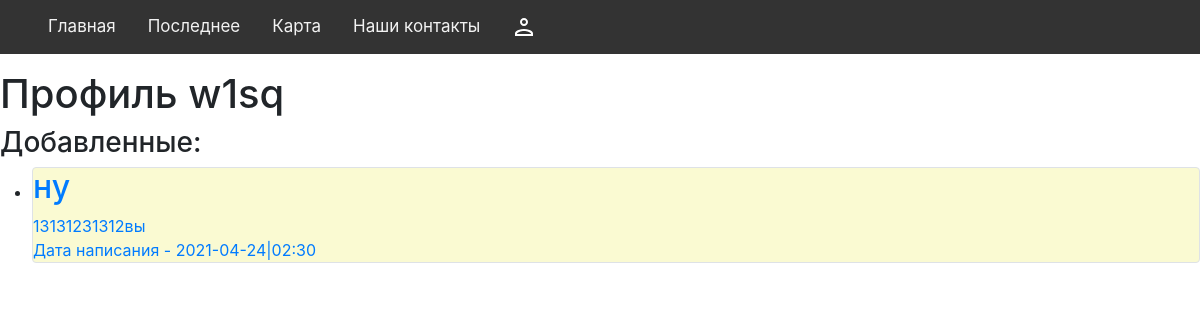
Before: /profile/1 with the older database file.
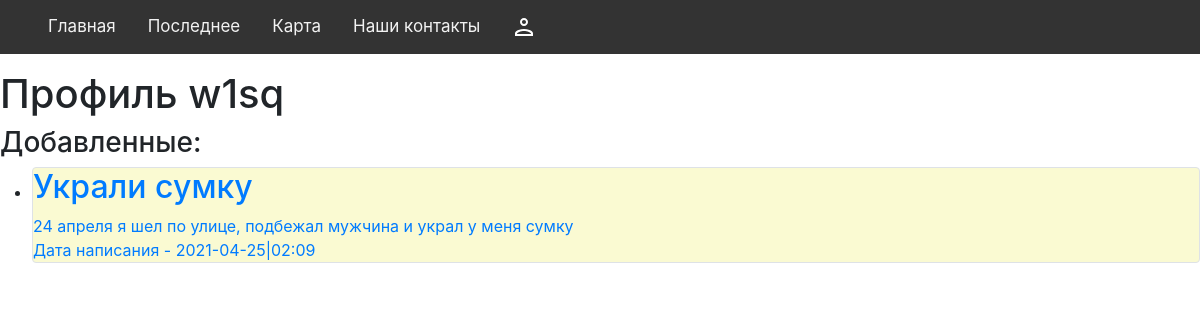
After: the same page with the newer database file.
### data/crimes.py (models this page shows)
class Crimes(SqlAlchemyBase):
    __tablename__ = "crimes"
    id = sqlalchemy.Column(sqlalchemy.Integer, primary_key=True, autoincrement=True)
    kind = sqlalchemy.Column(sqlalchemy.String, nullable=True)
    title = sqlalchemy.Column(sqlalchemy.String, nullable=True)
    adress = sqlalchemy.Column(sqlalchemy.String, nullable=True)
    content = sqlalchemy.Column(sqlalchemy.String, nullable=True)
    created_date = sqlalchemy.Column(sqlalchemy.DateTime, default=datetime.datetime.now)
    user_id = sqlalchemy.Column(sqlalchemy.Integer, sqlalchemy.ForeignKey("users.id"))
    user = orm.relation("User")

### app.py (the view, shortened to what this page needs)
@app.route("/profile/<id>", methods=["POST", "GET"])
def profile(id):
    global logged
    global user_data
    db_sess = db_session.create_session()
    lich_crimes = db_sess.query(Crimes).filter(Crimes.user_id == id).all()
    if request.method == "POST":
        logged = False
        user_data = None
        return redirect("/")
    if not user_data or str(user_data.id) != str(id):
        user_data1 = db_sess.query(User).filter(User.id == id).first()
        return render_template(
            "profile.html",
            login=logged,
            user_data=user_data1,
            crimes=lich_crimes,
            admin=False,
        )

### data/db_session.py (called while the page is built)
def create_session() -> Session:
    global __factory
    return __factory()

### templates/profile.html (shortened to what this page needs)
{% extends 'base.html' %}
{% block content -%}
<h1>Профиль {{user_data.name}}</h1>
<div>
    <h3>Добавленные:</h3>
    <ul>
        {% for item in crimes %}
        <li><a href="/crimes/{{item.id}}">
                <div class="col-md6 border rounded" style="background-color: lightgoldenrodyellow;">
                    <h2>{{item.title}}</h2>
                    <div>
                        {{item.content}}
                    </div>
                    <div>
                        Дата написания - {{item.created_date.isoformat("|","minutes")}}
                    </div>
                </div>
            </a></li>
        {% endfor %}
    </ul>
</div>{% endblock -%}

Changed rows visible on the page:
removed Crimes: title "ну", content "13131231312вы", created_date "2021-04-24|02:30"
now on this page (row edited): Crimes: title "Украли сумку", content "24 апреля я шел по улице, подбежал мужчина и украл у меня сумку", created_date "2021-04-25|02:09"
